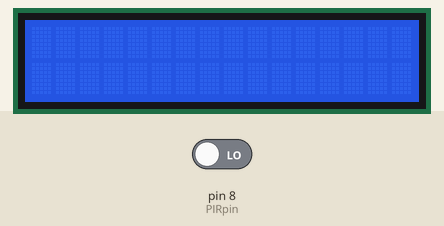
Recording of a sketch running on a simulated Arduino Uno, built with avr-gcc and run on an emulated ATmega328P. Shown: 16×2 character LCD. The inputs (shaded band) are chosen by the test bench; at power-on: pin 8 (PIRpin) LOW.

Above: at 1.2 s.
1.3 s: pin 8 (PIRpin) driven HIGH
At 2.5 s:
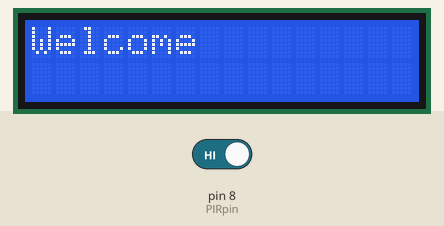
Timing chart, 0 to 4.3 s (numbered marks = the images above; inputs shaded):
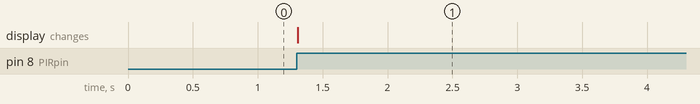

The sketch:

F16L07_650910352.ino
```cpp
#include<LiquidCrystal_I2C.h>
LiquidCrystal_I2C lcd(0x20,16,2);
#define PIRpin 8
int Status;
void setup() {
  lcd.begin();
  lcd.setCursor(0,0);
}
void loop() {
  Status=digitalRead(PIRpin);
  if(Status==1){
    lcd.print("Welcome");
    delay(5000);
    lcd.clear();
    lcd.home();
  }
}
```

Measured:
- after the input at 1.3 s, the display: changes at once (image 1)
